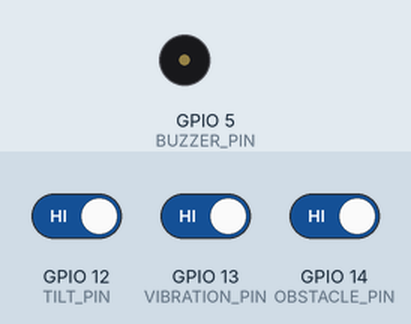
Recording of a sketch running on a simulated ESP8266 (NodeMCU). Parts: buzzer (waves = sounding, pin HIGH). Inputs (shaded band) come from the test bench; at power-on: GPIO 12 (TILT_PIN) HIGH, GPIO 13 (VIBRATION_PIN) HIGH, GPIO 14 (OBSTACLE_PIN) HIGH. WiFi joins after 1.5 s; servers stay silent unless stated; no MQTT or app messages arrive unless stated.

Above: at 2.7 s.
2.8 s: GPIO 12 (TILT_PIN) driven LOW
At 3.8 s:
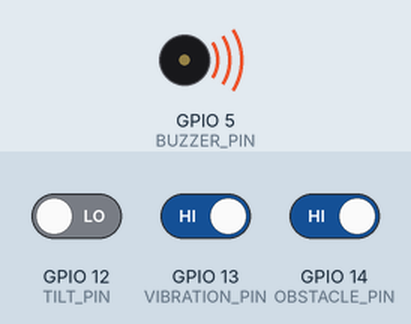
4.3 s: GPIO 12 (TILT_PIN) driven HIGH
At 5.0 s:
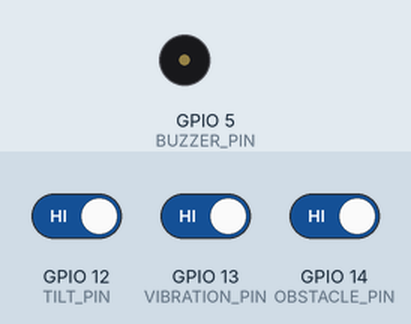
5.8 s: GPIO 13 (VIBRATION_PIN) driven LOW
At 6.3 s:
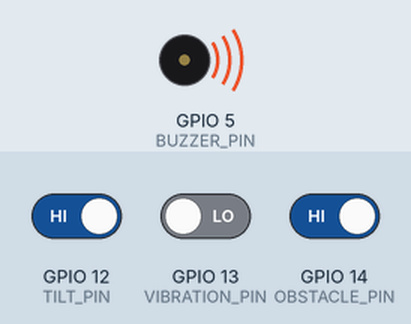
Timing chart, 0 to 8.8 s (numbered marks = the images above; inputs shaded):
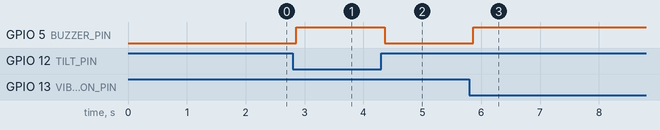

The sketch:

esp8266_mqtt.ino
```cpp
#include <ESP8266WiFi.h>
#include <PubSubClient.h>

// ========= WIFI =========
const char* ssid = "11111";
const char* password = "04062004";

// ========= MQTT =========
const char* mqtt_server = "10.59.111.133";
const int mqtt_port = 1883;

// ========= PIN CONFIG =========
#define OBSTACLE_PIN   14   // D5
#define TILT_PIN       12   // D6
#define VIBRATION_PIN  13   // D7
#define BUZZER_PIN      5   // D1

// ========= MQTT CLIENT =========
WiFiClient espClient;
PubSubClient mqttClient(espClient);
String deviceId;
String sensorTopic;
String statusTopic;

// ========= TIMING =========
unsigned long lastUpdate = 0;
const unsigned long interval = 100;

unsigned long lastMqttPublish = 0;
const unsigned long mqttInterval = 1000;

// ========= SENSOR STATES =========
int obstacleState = 1;
int tiltState = 1;
int vibrationState = 1;
int buzzerState = 0;

// ========= DEVICE ID =========
String getDeviceId() {
  uint8_t mac[6];
  WiFi.macAddress(mac);
  char macStr[13];
  sprintf(macStr, "%02X%02X%02X%02X%02X%02X",
          mac[0], mac[1], mac[2], mac[3], mac[4], mac[5]);
  return "ESP_" + String(macStr);
}

// ========= WIFI =========
void setupWiFi() {
  WiFi.mode(WIFI_STA);
  WiFi.begin(ssid, password);
  while (WiFi.status() != WL_CONNECTED) {
    delay(500);
  }
}

// ========= MQTT =========
void reconnectMqtt() {
  while (!mqttClient.connected()) {
    if (mqttClient.connect(deviceId.c_str())) {

      String statusJson = "{";
      statusJson += "\"deviceId\":\"" + deviceId + "\",";
      statusJson += "\"status\":\"online\",";
      statusJson += "\"ip\":\"" + WiFi.localIP().toString() + "\"";
      statusJson += "}";

      mqttClient.publish(statusTopic.c_str(), statusJson.c_str(), true);
    } else {
      delay(5000);
    }
  }
}

// ========= PUBLISH SENSOR =========
void publishSensorData() {
  String json = "{";
  json += "\"deviceId\":\"" + deviceId + "\",";
  json += "\"timestamp\":" + String(millis()) + ",";
  json += "\"sensors\":{";
  json += "\"obstacle\":" + String(obstacleState) + ",";
  json += "\"vibration\":" + String(vibrationState) + ",";
  json += "\"light\":0" +  String(vibrationState) + ",";
  json += "},";
  json += "\"outputs\":{";
  json += "\"buzzer\":" + String(buzzerState) + ",";
  json += "\"led\":0";
  json += "}";
  json += "}";

  mqttClient.publish(sensorTopic.c_str(), json.c_str());
}

// ========= SETUP =========
void setup() {
  pinMode(OBSTACLE_PIN, INPUT);
  pinMode(TILT_PIN, INPUT);
  pinMode(VIBRATION_PIN, INPUT);
  pinMode(BUZZER_PIN, OUTPUT);

  digitalWrite(BUZZER_PIN, LOW);

  deviceId = getDeviceId();
  sensorTopic = "iot/devices/" + deviceId + "/sensors";
  statusTopic = "iot/devices/" + deviceId + "/status";

  setupWiFi();
  mqttClient.setServer(mqtt_server, mqtt_port);
  mqttClient.setBufferSize(512);
}

// ========= LOOP =========
void loop() {
  if (!mqttClient.connected()) {
    reconnectMqtt();
  }
  mqttClient.loop();

  if (millis() - lastUpdate >= interval) {
    lastUpdate = millis();

    obstacleState  = digitalRead(OBSTACLE_PIN);
    tiltState      = digitalRead(TILT_PIN);
    vibrationState = digitalRead(VIBRATION_PIN);

    if (obstacleState == LOW ||
        tiltState == LOW ||
        vibrationState == LOW) {
      buzzerState = HIGH;
    } else {
      buzzerState = LOW;
    }

    digitalWrite(BUZZER_PIN, buzzerState);
  }

  if (millis() - lastMqttPublish >= mqttInterval) {
    lastMqttPublish = millis();
    publishSensorData();
  }
}
```

Measured:
- after the input at 2.8 s, GPIO 5 (BUZZER_PIN): LOW → HIGH after 0.06 s
- after the input at 4.3 s, GPIO 5 (BUZZER_PIN): HIGH → LOW after 0.06 s
- after the input at 5.8 s, GPIO 5 (BUZZER_PIN): LOW → HIGH after 0.06 s
